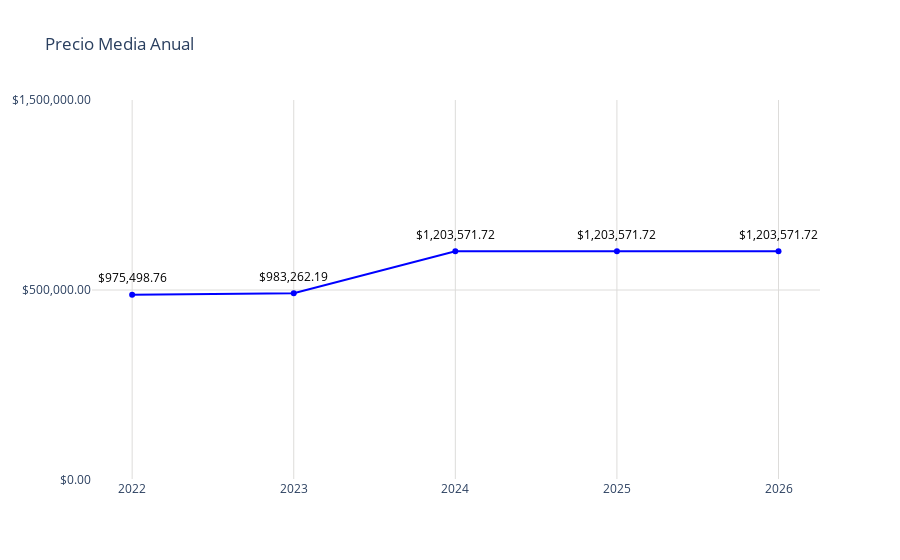

The code cell stored with this chart in its notebook:
### Code cell
# Datos
año = pachuca_precio_media_anual['año']
promedio = pachuca_precio_media_anual['precio_promedio']

fig = go.Figure()
fig.add_trace(go.Scatter(
    x=año,
    y=promedio,
    mode='markers+lines',
    marker=dict(color='blue'),
))
# Agregar anotaciones para mostrar los valores encima de los puntos
for a, p in zip(año, promedio):
    fig.add_annotation(
        x=a,
        y=p,
        text=f"${p:,.2f}",  # Formatear el valor del promedio como moneda
        showarrow=False,
        font=dict(color='black', size=12),
        xshift=0,
        yshift=17,
        textangle=0
    )
# Actualizar diseño
fig.update_layout(
    title='Precio Media Anual',
    yaxis=dict(
        range=[0, 2000000],  # Establecer el rango del eje y
        tickvals=[0, 1000000,5000000, 2000000],  # Definir los valores de las marcas en el eje y
        ticktext=['$0.00', '$500,000.00', '$1,000,000.00', '$1,500,000.00', '$2,000,000.00'],  # Definir el texto de las marcas en el eje y
        gridcolor='#dddcda',   # Color de las líneas de la cuadrícula
        gridwidth=1  # Ancho de las líneas de la cuadrícula
    ),
    xaxis=dict(
        gridcolor='#dddcda', 
        tickmode='array',
        tickvals=año,
        ticktext=año
    ),
    plot_bgcolor='rgba(0,0,0,0)'
)
# Exportar gráfica como archivo HTML
def guardar_grafico_como_html(fig, nombre_archivo, carpeta='graficas'):
    # Crear la carpeta si no existe
    if not os.path.exists(carpeta):
        os.makedirs(carpeta)
    
    # Gráfica como archivo HTML en la carpeta especificada
    pio.write_html(fig, f'{carpeta}/{nombre_archivo}.html')

guardar_grafico_como_html(fig, 'g_scatt_preciomedianual_prom_pachuca', carpeta='graficas')
fig.show()

### Figure 1 — Plotly figure (JSON) as saved in the notebook; plotly's stock layout.template omitted (floating-point values rounded to 4 significant figures)
{"data": [{"marker": {"color": "blue"}, "mode": "markers+lines", "type": "scatter", "x": [2022, 2023, 2024, 2025, 2026], "y": [975500.0, 983300.0, 1204000.0, 1204000.0, 1204000.0]}], "layout": {"annotations": [{"font": {"color": "black", "size": 12}, "showarrow": false, "text": "$975,498.76", "textangle": 0, "x": 2022, "xshift": 0, "y": 975500.0, "yshift": 17}, {"font": {"color": "black", "size": 12}, "showarrow": false, "text": "$983,262.19", "textangle": 0, "x": 2023, "xshift": 0, "y": 983300.0, "yshift": 17}, {"font": {"color": "black", "size": 12}, "showarrow": false, "text": "$1,203,571.72", "textangle": 0, "x": 2024, "xshift": 0, "y": 1204000.0, "yshift": 17}, {"font": {"color": "black", "size": 12}, "showarrow": false, "text": "$1,203,571.72", "textangle": 0, "x": 2025, "xshift": 0, "y": 1204000.0, "yshift": 17}, {"font": {"color": "black", "size": 12}, "showarrow": false, "text": "$1,203,571.72", "textangle": 0, "x": 2026, "xshift": 0, "y": 1204000.0, "yshift": 17}], "plot_bgcolor": "rgba(0,0,0,0)", "title": {"text": "Precio Media Anual"}, "xaxis": {"gridcolor": "#dddcda", "tickmode": "array", "ticktext": [2022, 2023, 2024, 2025, 2026], "tickvals": [2022, 2023, 2024, 2025, 2026]}, "yaxis": {"gridcolor": "#dddcda", "gridwidth": 1, "range": [0, 2000000], "ticktext": ["$0.00", "$500,000.00", "$1,000,000.00", "$1,500,000.00", "$2,000,000.00"], "tickvals": [0, 1000000, 5000000, 2000000]}}}
